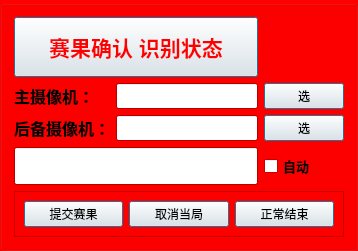
              <widget class="QGroupBox" name="groupBox_term">
               <property name="minimumSize">
                <size>
                 <width>0</width>
                 <height>200</height>
                </size>
               </property>
               <property name="palette">
                <palette>
                 <active>
                  <colorrole role="Window">
                   <brush brushstyle="SolidPattern">
                    <color alpha="255">
                     <red>255</red>
                     <green>0</green>
                     <blue>0</blue>
                    </color>
                   </brush>
                  </colorrole>
                 </active>
                 <inactive>
                  <colorrole role="Window">
                   <brush brushstyle="SolidPattern">
                    <color alpha="255">
                     <red>255</red>
                     <green>0</green>
                     <blue>0</blue>
                    </color>
                   </brush>
                  </colorrole>
                 </inactive>
                 <disabled>
                  <colorrole role="Base">
                   <brush brushstyle="SolidPattern">
                    <color alpha="255">
                     <red>255</red>
                     <green>0</green>
                     <blue>0</blue>
                    </color>
                   </brush>
                  </colorrole>
                  <colorrole role="Window">
                   <brush brushstyle="SolidPattern">
                    <color alpha="255">
                     <red>255</red>
                     <green>0</green>
                     <blue>0</blue>
                    </color>
                   </brush>
                  </colorrole>
                 </disabled>
                </palette>
               </property>
               <property name="autoFillBackground">
                <bool>false</bool>
               </property>
               <property name="styleSheet">
                <string notr="true"/>
               </property>
               <layout class="QGridLayout" name="gridLayout_5">
                <item row="3" column="2">
                 <widget class="QPushButton" name="pushButton_Backup_Camera">
                  <property name="text">
                   <string>选</string>
                  </property>
                  <property name="autoDefault">
                   <bool>false</bool>
                  </property>
                  <property name="default">
                   <bool>true</bool>
                  </property>
                  <property name="flat">
                   <bool>false</bool>
                  </property>
                 </widget>
                </item>
                <item row="2" column="0">
                 <widget class="QLabel" name="label_4">
                  <property name="font">
                   <font>
                    <family>微软雅黑</family>
                    <pointsize>12</pointsize>
                    <bold>true</bold>
                   </font>
                  </property>
                  <property name="text">
                   <string>主摄像机：  </string>
                  </property>
                 </widget>
                </item>
                <item row="2" column="1">
                 <widget class="QLineEdit" name="lineEdit_Main_Camera">
                  <property name="palette">
                   <palette>
                    <active/>
                    <inactive/>
                    <disabled/>
                   </palette>
                  </property>
                  <property name="font">
                   <font>
                    <family>微软雅黑</family>
                    <pointsize>10</pointsize>
                    <bold>true</bold>
                   </font>
                  </property>
                  <property name="autoFillBackground">
                   <bool>false</bool>
                  </property>
                  <property name="styleSheet">
                   <string notr="true"/>
                  </property>
                 </widget>
                </item>
                <item row="4" column="2">
                 <widget class="QCheckBox" name="checkBox_Auto_Send">
                  <property name="font">
                   <font>
                    <family>微软雅黑</family>
                    <pointsize>10</pointsize>
                    <bold>true</bold>
                   </font>
                  </property>
                  <property name="text">
                   <string>自动</string>
                  </property>
                 </widget>
                </item>
                <item row="4" column="0" colspan="2">
                 <widget class="QLineEdit" name="lineEdit_Send_Result">
                  <property name="palette">
                   <palette>
                    <active/>
                    <inactive/>
                    <disabled/>
                   </palette>
                  </property>
                  <property name="font">
                   <font>
                    <family>微软雅黑</family>
                    <pointsize>16</pointsize>
                    <bold>true</bold>
                   </font>
                  </property>
                  <property name="autoFillBackground">
                   <bool>false</bool>
                  </property>
                  <property name="styleSheet">
                   <string notr="true"/>
                  </property>
                 </widget>
                </item>
                <item row="2" column="2">
                 <widget class="QPushButton" name="pushButton_Main_Camera">
                  <property name="text">
                   <string>选</string>
                  </property>
                  <property name="autoDefault">
                   <bool>false</bool>
                  </property>
                  <property name="default">
                   <bool>true</bool>
                  </property>
                  <property name="flat">
                   <bool>false</bool>
                  </property>
                 </widget>
                </item>
                <item row="3" column="0">
                 <widget class="QLabel" name="label_5">
                  <property name="font">
                   <font>
                    <family>微软雅黑</family>
                    <pointsize>12</pointsize>
                    <bold>true</bold>
                   </font>
                  </property>
                  <property name="text">
                   <string>后备摄像机：</string>
                  </property>
                 </widget>
                </item>
                <item row="5" column="0" colspan="3">
                 <widget class="QFrame" name="frame_9">
                  <property name="frameShape">
                   <enum>QFrame::Shape::StyledPanel</enum>
                  </property>
                  <property name="frameShadow">
                   <enum>QFrame::Shadow::Raised</enum>
                  </property>
                  <layout class="QHBoxLayout" name="horizontalLayout_3">
                   <item>
                    <widget class="QPushButton" name="pushButton_Send_Result">
                     <property name="maximumSize">
                      <size>
                       <width>100</width>
                       <height>16777215</height>
                      </size>
                     </property>
                     <property name="text">
                      <string>提交赛果</string>
                     </property>
                     <property name="autoDefault">
                      <bool>false</bool>
                     </property>
                     <property name="default">
                      <bool>true</bool>
                     </property>
                     <property name="flat">
                      <bool>false</bool>
                     </property>
                    </widget>
                   </item>
                   <item>
                    <widget class="QPushButton" name="pushButton_Cancel_Result">
                     <property name="maximumSize">
                      <size>
                       <width>100</width>
                       <height>16777215</height>
                      </size>
                     </property>
                     <property name="text">
                      <string>取消当局</string>
                     </property>
                     <property name="autoDefault">
                      <bool>false</bool>
                     </property>
                     <property name="default">
                      <bool>true</bool>
                     </property>
                     <property name="flat">
                      <bool>false</bool>
                     </property>
                    </widget>
                   </item>
                   <item>
                    <widget class="QPushButton" name="pushButton_update_12">
                     <property name="maximumSize">
                      <size>
                       <width>100</width>
                       <height>16777215</height>
                      </size>
                     </property>
                     <property name="text">
                      <string>正常结束</string>
                     </property>
                     <property name="autoDefault">
                      <bool>false</bool>
                     </property>
                     <property name="default">
                      <bool>true</bool>
                     </property>
                     <property name="flat">
                      <bool>false</bool>
                     </property>
                    </widget>
                   </item>
                  </layout>
                 </widget>
                </item>
                <item row="1" column="0" colspan="2">
                 <widget class="QPushButton" name="pushButton_term">
                  <property name="minimumSize">
                   <size>
                    <width>0</width>
                    <height>60</height>
                   </size>
                  </property>
                  <property name="font">
                   <font>
                    <family>Microsoft YaHei UI</family>
                    <pointsize>16</pointsize>
                    <bold>true</bold>
                   </font>
                  </property>
                  <property name="styleSheet">
                   <string notr="true">QPushButton { color: red; }</string>
                  </property>
                  <property name="text">
                   <string>赛果确认 识别状态</string>
                  </property>
                  <property name="autoDefault">
                   <bool>false</bool>
                  </property>
                  <property name="default">
                   <bool>true</bool>
                  </property>
                  <property name="flat">
                   <bool>false</bool>
                  </property>
                 </widget>
                </item>
                <item row="3" column="1">
                 <widget class="QLineEdit" name="lineEdit_Backup_Camera">
                  <property name="palette">
                   <palette>
                    <active/>
                    <inactive/>
                    <disabled/>
                   </palette>
                  </property>
                  <property name="font">
                   <font>
                    <family>微软雅黑</family>
                    <pointsize>10</pointsize>
                    <bold>true</bold>
                   </font>
                  </property>
                  <property name="autoFillBackground">
                   <bool>false</bool>
                  </property>
                  <property name="styleSheet">
                   <string notr="true"/>
                  </property>
                 </widget>
                </item>
               </layout>
              </widget>
